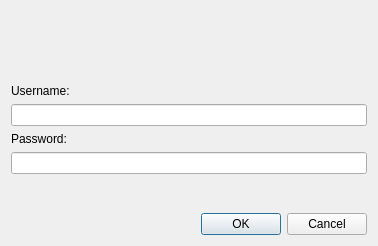
<ui version="4.0" >
 <class>PasswordDialog</class>
 <widget class="QDialog" name="PasswordDialog" >
  <property name="windowModality" >
   <enum>Qt::WindowModal</enum>
  </property>
  <property name="geometry" >
   <rect>
    <x>0</x>
    <y>0</y>
    <width>378</width>
    <height>246</height>
   </rect>
  </property>
  <property name="sizePolicy" >
   <sizepolicy vsizetype="Preferred" hsizetype="Preferred" >
    <horstretch>0</horstretch>
    <verstretch>0</verstretch>
   </sizepolicy>
  </property>
  <property name="windowTitle" >
   <string>Authentication required</string>
  </property>
  <layout class="QVBoxLayout" name="verticalLayout" >
   <item>
    <widget class="QLabel" name="info_text" >
     <property name="text" >
      <string/>
     </property>
     <property name="wordWrap" >
      <bool>true</bool>
     </property>
    </widget>
   </item>
   <item>
    <spacer name="verticalSpacer" >
     <property name="orientation" >
      <enum>Qt::Vertical</enum>
     </property>
     <property name="sizeHint" stdset="0" >
      <size>
       <width>20</width>
       <height>60</height>
      </size>
     </property>
    </spacer>
   </item>
   <item>
    <widget class="QLabel" name="label" >
     <property name="text" >
      <string>Username:</string>
     </property>
    </widget>
   </item>
   <item>
    <widget class="QLineEdit" name="username" >
     <property name="windowModality" >
      <enum>Qt::NonModal</enum>
     </property>
     <property name="sizePolicy" >
      <sizepolicy vsizetype="Fixed" hsizetype="Expanding" >
       <horstretch>0</horstretch>
       <verstretch>0</verstretch>
      </sizepolicy>
     </property>
    </widget>
   </item>
   <item>
    <widget class="QLabel" name="label_2" >
     <property name="text" >
      <string>Password:</string>
     </property>
    </widget>
   </item>
   <item>
    <widget class="QLineEdit" name="password" >
     <property name="echoMode" >
      <enum>QLineEdit::Password</enum>
     </property>
    </widget>
   </item>
   <item>
    <spacer name="verticalSpacer_2" >
     <property name="orientation" >
      <enum>Qt::Vertical</enum>
     </property>
     <property name="sizeHint" stdset="0" >
      <size>
       <width>20</width>
       <height>40</height>
      </size>
     </property>
    </spacer>
   </item>
   <item>
    <widget class="QDialogButtonBox" name="buttonbox" >
     <property name="orientation" >
      <enum>Qt::Horizontal</enum>
     </property>
     <property name="standardButtons" >
      <set>QDialogButtonBox::Cancel|QDialogButtonBox::Ok</set>
     </property>
    </widget>
   </item>
  </layout>
 </widget>
 <resources/>
 <connections>
  <connection>
   <sender>buttonbox</sender>
   <signal>rejected()</signal>
   <receiver>PasswordDialog</receiver>
   <slot>reject()</slot>
   <hints>
    <hint type="sourcelabel" >
     <x>316</x>
     <y>260</y>
    </hint>
    <hint type="destinationlabel" >
     <x>286</x>
     <y>274</y>
    </hint>
   </hints>
  </connection>
 </connections>
</ui>
